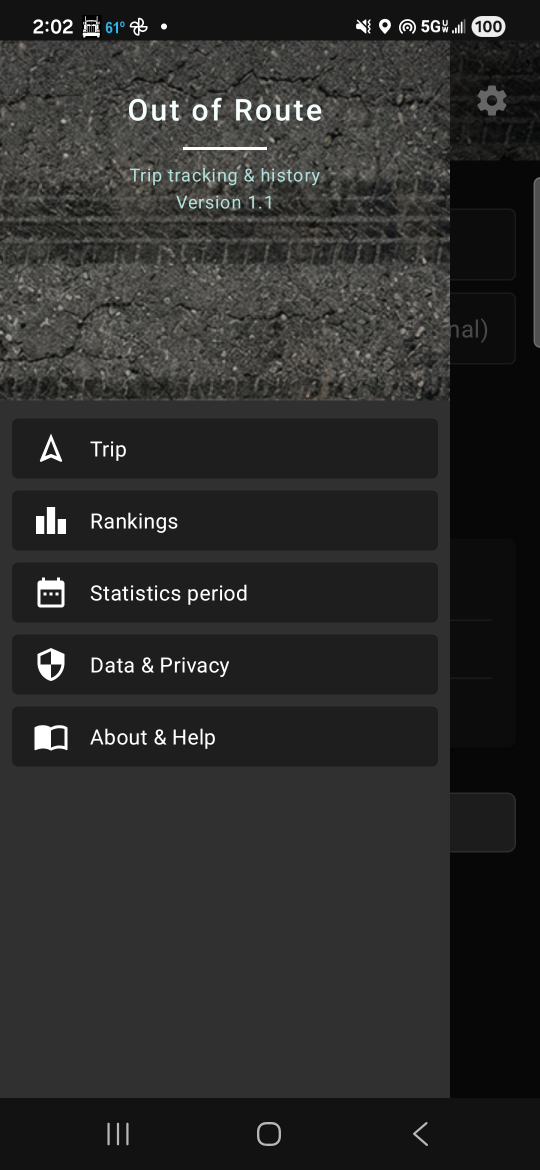
#> input picture drawer_menu.png, 1080 x 2340 px (shown at 1/2 size)
$ python fix_icon_border.py ../drawer_menu.png
#> lines starting #> are read from the running program, lines starting #| are printed output that depends on the picture
#!/usr/bin/env python3
"""
Remove white/light border from app icon by replacing ALL light pixels
with the gradient edge color. Gradient is dark (luminance < 100).
"""
from PIL import Image
import sys

# Match the icon gradient edge (dark blue-green)
FILL_COLOR = (26, 74, 69, 255)  # #1a4a45

# Replace ONLY light gray/white - gradient/truck are dark (luminance < 150)
# Border is RGB ~230 (lum 230), white 255 - use 232 to catch border but not gradient
LUM_THRESHOLD = 232

def fix_icon(path_in: str, path_out: str):
#> called with path_in = '../drawer_menu.png', path_out = '../drawer_menu.png'
    img = Image.open(path_in).convert("RGBA")
#> img is the input picture: PIL image 1080x2340 RGBA; mean R, G, B, A 44.2, 44.1, 43.3, 255
    pixels = img.load()
    w, h = img.size
#> w = 1080; h = 2340

    replaced = 0
    for y in range(h):
        for x in range(w):
            r, g, b, a = pixels[x, y]
            lum = 0.299 * r + 0.587 * g + 0.114 * b
            if lum >= LUM_THRESHOLD:
                pixels[x, y] = FILL_COLOR
                replaced += 1
#> after the loop, replaced = 26721

    img.save(path_out, "PNG")
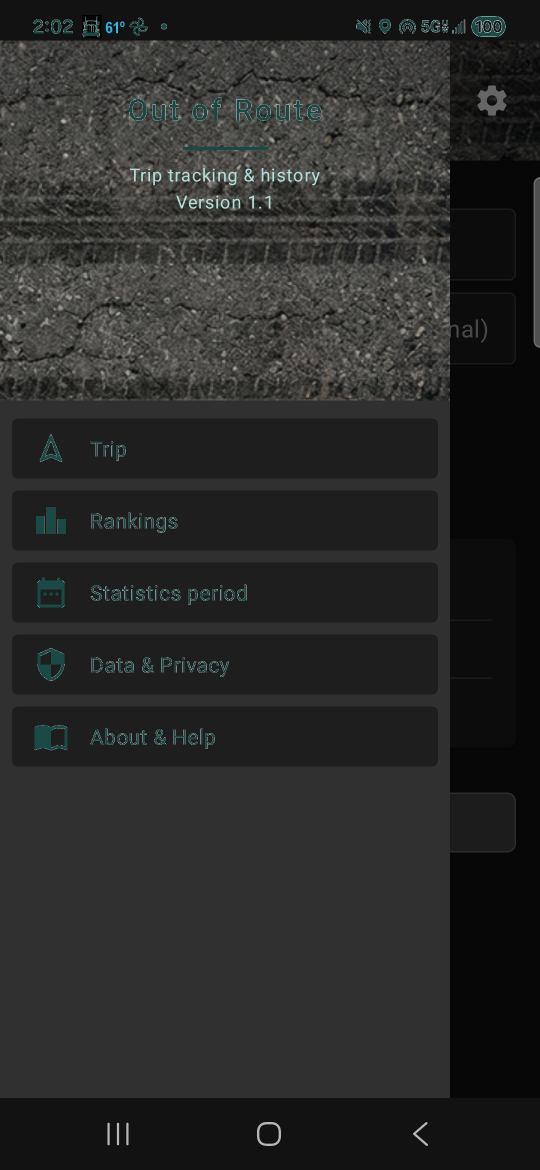
#> saved as drawer_menu.png: PIL image 1080x2340 RGBA (shown at 1/2 size); mean R, G, B, A 41.8, 42.2, 41.3, 255
    print(f"Replaced {replaced} light pixels -> {path_out}")
#| Replaced 26721 light pixels -> ../drawer_menu.png

if __name__ == "__main__":
    src = sys.argv[1] if len(sys.argv) > 1 else "app/src/main/res/drawable/ic_launcher_foreground_src.png"
    fix_icon(src, src)
